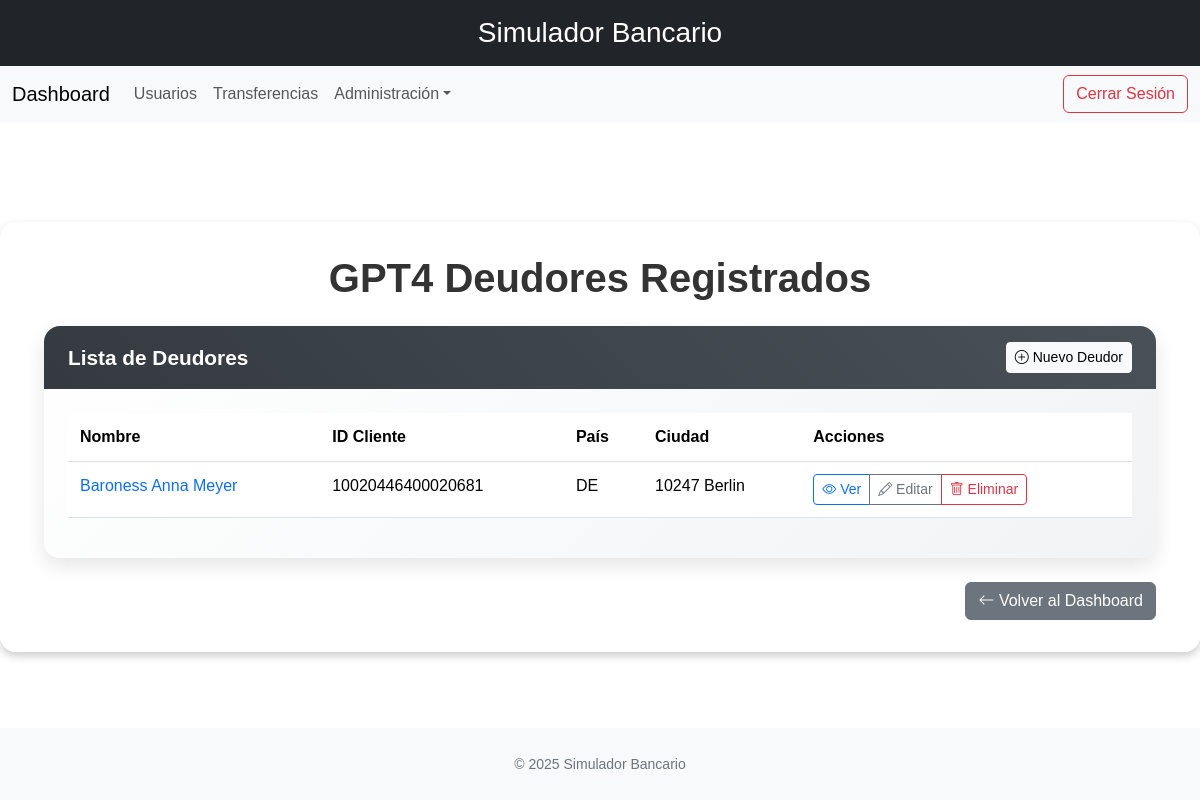
The page /gpt4/deudores/ (signed in) on the database as committed earlier.
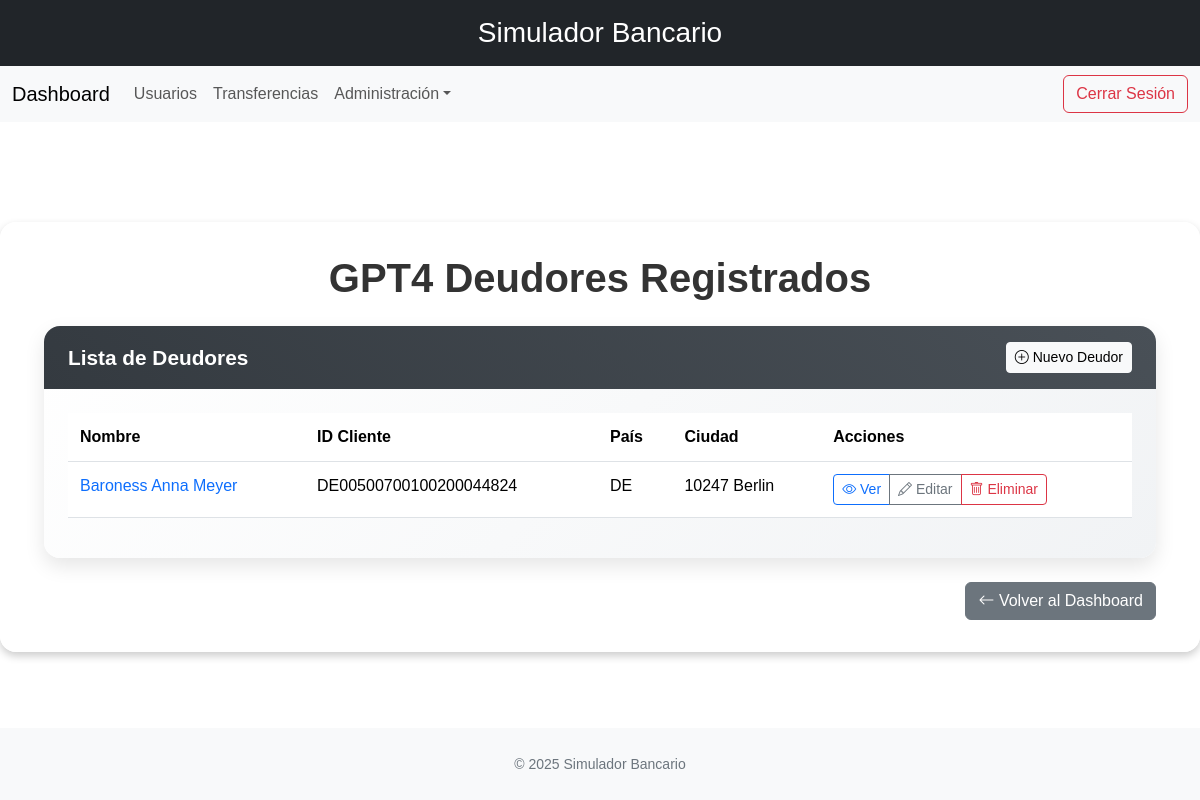
The same page on the database as committed later.
### banco/models.py (models this page shows, shortened)
class Party(models.Model):
    name = models.CharField(max_length=70, unique=True)
    address = models.OneToOneField(
        PostalAddress,
        on_delete=models.CASCADE,
        related_name="%(class)ss_address"
    )
    class Meta:
        abstract = True
        app_label = 'banco'

class Debtor(Party):
    customer_id = models.CharField(max_length=35, unique=True)
    user = models.OneToOneField(User, on_delete=models.CASCADE, related_name='debtor', null=True)
    class Meta(Party.Meta):
        db_table = 'sim_debtor'
        app_label = 'banco'

class PostalAddress(models.Model):
    country = models.CharField(max_length=2, validators=[country_validator])
    street = models.CharField(max_length=70)
    city = models.CharField(max_length=70)
    class Meta:
        db_table = 'sim_postal_address'
        app_label = 'banco'

### banco/gpt_views.py (the view)
# urls.py: path('gpt4/deudores/', gpt_views.DebtorListView.as_view(), name='list_debtorsGPT4'),
class DebtorListView(LoginRequiredMixin, generic.ListView):
    model = Debtor
    template_name = 'api/GPT4/list_debtor.html'
    context_object_name = 'debtors'

### banco/templates/api/GPT4/list_debtor.html (shortened to what this page needs)
{% extends 'base.html' %}
{% block content %}
<div class="container-fluid">
  <h1 class="text-center display-6 fw-bold mb-4">GPT4 Deudores Registrados</h1>
  <div class="card custom-card">
    <div class="custom-card-header d-flex justify-content-between align-items-center">
      <span>Lista de Deudores</span>
      <a href="{% url 'create_debtorGPT4' %}" class="btn btn-light btn-sm">
        <i class="bi bi-plus-circle"></i> Nuevo Deudor
      </a>
    </div>
    <div class="card-body custom-card-body">
      <div class="table-responsive">
        <table class="table table-custom">
          <thead>
            <tr>
              <th>Nombre</th>
              <th>ID Cliente</th>
              <th>País</th>
              <th>Ciudad</th>
              <th>Acciones</th>
            </tr>
          </thead>
          <tbody>
            {% for debtor in object_list %}
            <tr>
              <td>
                <a href="{% url 'debtor_detailGPT4' debtor.id %}" class="text-decoration-none">
                  {{ debtor.name }}
                </a>
              </td>
              <td>{{ debtor.customer_id }}</td>
              <td>{{ debtor.address.country }}</td>
              <td>{{ debtor.address.city }}</td>
              <td>
                <div class="btn-group">
                  <a href="{% url 'debtor_detailGPT4' debtor.id %}" class="btn btn-sm btn-outline-primary">
                    <i class="bi bi-eye"></i> Ver
                  </a>
                  <a href="{% url 'edit_debtorGPT4' debtor.id %}" class="btn btn-sm btn-outline-secondary">
                    <i class="bi bi-pencil"></i> Editar
                  </a>
                  <a href="{% url 'delete_debtorGPT4' debtor.id %}" class="btn btn-sm btn-outline-danger">
                    <i class="bi bi-trash"></i> Eliminar
                  </a>
                </div>
              </td>
            </tr>
            {% endfor %}
          </tbody>
        </table>
      </div>
    </div>
  </div>
  <div class="d-grid gap-2 d-md-flex justify-content-md-end mt-4">
    <a href="{% url 'dashboard' %}" class="btn btn-secondary">
      <i class="bi bi-arrow-left"></i> Volver al Dashboard
    </a>
  </div>
</div>
{% endblock %}

Rows that differ between the two databases and show on the page:
changed Debtor "Baroness Anna Meyer": customer_id "10020446400020681" → "DE00500700100200044824"
